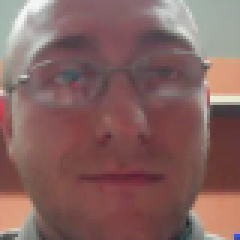
#> input picture data/train_data/target/augmented_image_104.png, 80 x 80 px (shown 3 times larger)
$ python load_data.py
#> lines starting #> are read from the running program, lines starting #| are printed output that depends on the picture
import numpy as np
import matplotlib.pyplot as plt
import os
import cv2
from tqdm import tqdm
import random
import pickle

DATADIR = "./data/train_data"

CATEGORIES = ["target", "no_target"]

training_data = []

IMG_SIZE = 80

def create_training_data():
    for category in CATEGORIES:

        path = os.path.join(DATADIR,category)
        class_num = CATEGORIES.index(category)  # ziska index  (0 or a 1). 0 = target 1 = no_target

        for img in tqdm(os.listdir(path)):
            try:
                img_array = cv2.imread(os.path.join(path,img) ,cv2.IMREAD_GRAYSCALE)
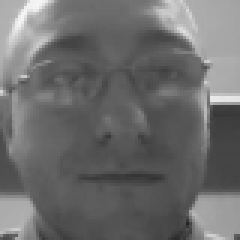
#> img_array: shape (80, 80) (shown 3 times larger); min 37, max 245, mean 108.8
                new_array = cv2.resize(img_array, (IMG_SIZE, IMG_SIZE))  # normalizacia - velkosti
                training_data.append([new_array, class_num])
            except:
                pass
#> pass 2 of the loop in create_training_data, `for category in CATEGORIES:`:
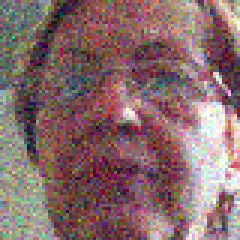
#> input picture data/train_data/no_target/augmented_image_106.png, 80 x 80 px (shown 3 times larger)
#> in create_training_data, `img_array = cv2.imread(os.path.join(path,img) ,cv2.IMREAD_GRAYSCALE)`:
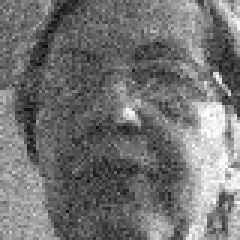
#> img_array: shape (80, 80) (shown 3 times larger); min 10, max 255, mean 114.9

create_training_data()
print(len(training_data))
#| 2

random.shuffle(training_data)

# priprava modelu
X = []
y = []

for features,label in training_data:
    X.append(features)
    y.append(label)
#> this loop made 2 passes
#> label on passes 1 to 2: 0, 1
#> after the loop, X = 2 items; y = [0, 1]

X = np.array(X).reshape(-1, IMG_SIZE, IMG_SIZE, 1)
y = np.array(y)

print(X.shape)
#| (2, 80, 80, 1)

# ulozenie dat aby nemuseli byt stale pocitane
pickle_out = open("X.pickle","wb")
pickle.dump(X, pickle_out)
pickle_out.close()

# nacitanie dat
pickle_out = open("y.pickle","wb")
pickle.dump(y, pickle_out)
pickle_out.close()
